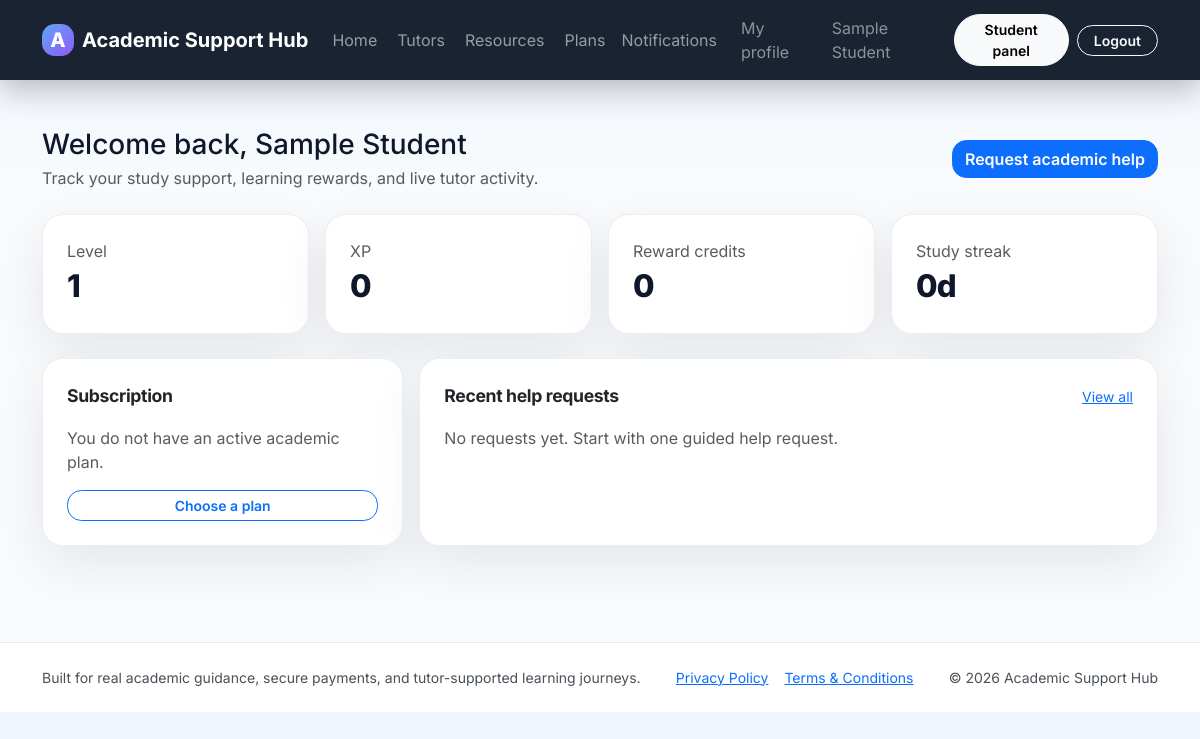
The app's page /student/dashboard.php (signed in), older data.
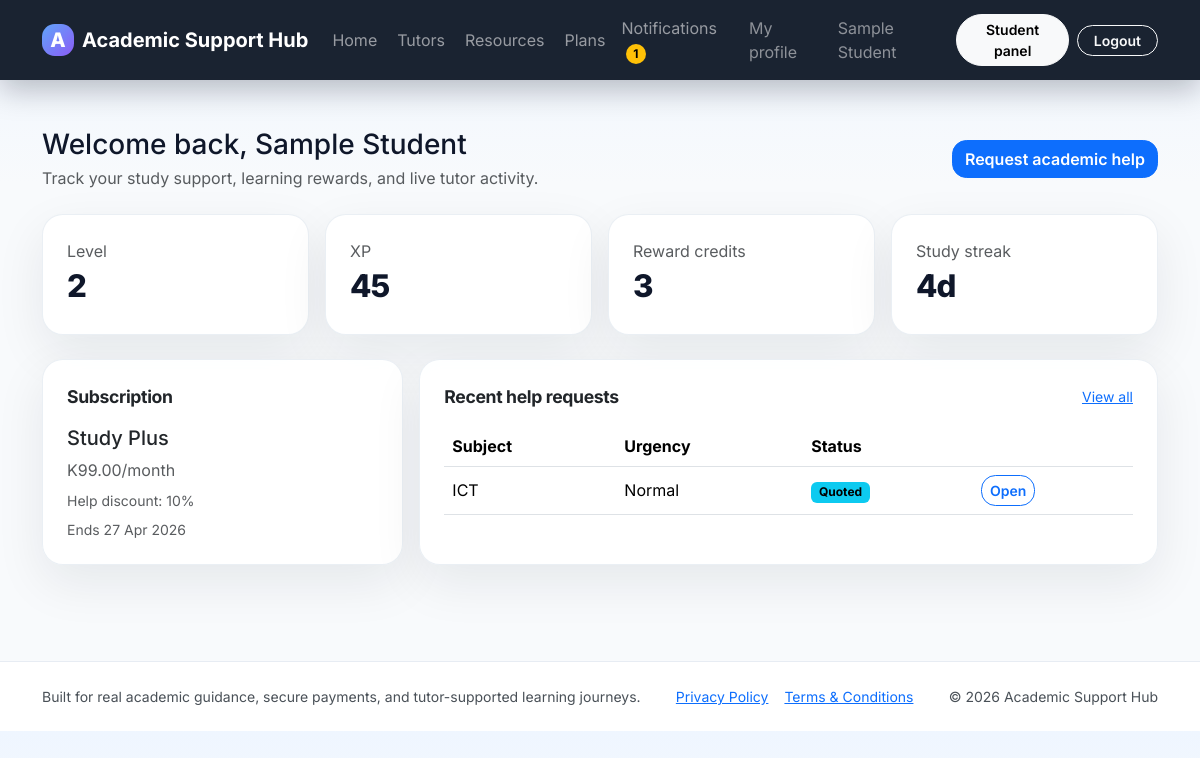
The same page, newer data.
### tables this page shows
CREATE TABLE settings (
    id INT UNSIGNED AUTO_INCREMENT PRIMARY KEY,
    setting_key VARCHAR(100) NOT NULL UNIQUE,
    setting_value TEXT NOT NULL
);

CREATE TABLE user_rewards (
    id INT UNSIGNED AUTO_INCREMENT PRIMARY KEY,
    user_id INT UNSIGNED NOT NULL UNIQUE,
    current_xp INT UNSIGNED NOT NULL DEFAULT 0,
    current_level INT UNSIGNED NOT NULL DEFAULT 1,
    reward_credits INT UNSIGNED NOT NULL DEFAULT 0,
    streak_days INT UNSIGNED NOT NULL DEFAULT 0,
    last_activity_date DATE NULL,
    CONSTRAINT fk_user_rewards_user FOREIGN KEY (user_id) REFERENCES users(id) ON DELETE CASCADE
);

CREATE TABLE user_subscriptions (
    id INT UNSIGNED AUTO_INCREMENT PRIMARY KEY,
    user_id INT UNSIGNED NOT NULL,
    plan_id INT UNSIGNED NOT NULL,
    payment_transaction_id INT UNSIGNED NULL,
    starts_at DATETIME NOT NULL,
    ends_at DATETIME NOT NULL,
    status ENUM('active','expired','cancelled') NOT NULL DEFAULT 'active',
    created_at TIMESTAMP NOT NULL DEFAULT CURRENT_TIMESTAMP,
    CONSTRAINT fk_user_subscriptions_user FOREIGN KEY (user_id) REFERENCES users(id) ON DELETE CASCADE,
    CONSTRAINT fk_user_subscriptions_plan FOREIGN KEY (plan_id) REFERENCES subscription_plans(id) ON DELETE CASCADE
);

CREATE TABLE subscription_plans (
    id INT UNSIGNED AUTO_INCREMENT PRIMARY KEY,
    name VARCHAR(100) NOT NULL,
    monthly_price DECIMAL(10,2) NOT NULL,
    help_discount_percent DECIMAL(5,2) NOT NULL DEFAULT 0,
    monthly_help_credits INT UNSIGNED NOT NULL DEFAULT 0,
    feature_summary VARCHAR(255) NOT NULL,
    description TEXT NOT NULL
);

CREATE TABLE help_requests (
    id INT UNSIGNED AUTO_INCREMENT PRIMARY KEY,
    student_id INT UNSIGNED NOT NULL,
    selected_tutor_id INT UNSIGNED NULL,
    accepted_offer_id INT UNSIGNED NULL,
    subject VARCHAR(100) NOT NULL,
    title VARCHAR(190) NOT NULL,
    details TEXT NOT NULL,
    urgency ENUM('normal','urgent') NOT NULL DEFAULT 'normal',
    suggested_budget DECIMAL(10,2) NOT NULL DEFAULT 0,
    reward_credits_to_use INT UNSIGNED NOT NULL DEFAULT 0,
    attachment_path VARCHAR(255) NULL,
    status ENUM('open','quoted','accepted','awaiting_payment','payment_pending','in_progress','completed','cancelled') NOT NULL DEFAULT 'open',
    created_at TIMESTAMP NOT NULL DEFAULT CURRENT_TIMESTAMP,
    CONSTRAINT fk_help_requests_student FOREIGN KEY (student_id) REFERENCES users(id) ON DELETE CASCADE,
    CONSTRAINT fk_help_requests_tutor FOREIGN KEY (selected_tutor_id) REFERENCES users(id) ON DELETE SET NULL
);

### includes/bootstrap.php (called while the page is built, shortened)
<?php
require_once __DIR__ . '/../config/config.php';
require_once __DIR__ . '/functions.php';
refresh_current_user();

### student/dashboard.php (the view, shortened to what the changed rows need)
<?php
require_once __DIR__ . '/../includes/bootstrap.php';
$user = current_user();
$reward = reward_summary((int) $user['id']);
$subscription = current_subscription((int) $user['id']);
$activeRequests = $pdo->prepare("SELECT * FROM help_requests WHERE student_id = :student_id ORDER BY id DESC LIMIT 5");
$activeRequests->execute(['student_id' => $user['id']]);
$requests = $activeRequests->fetchAll();
include __DIR__ . '/../includes/header.php';
?>
<div class="d-flex justify-content-between align-items-center mb-4">
    <div>
        <h1 class="h3 mb-1">Welcome back, <?= e($user['name']) ?></h1>
    </div>
</div>
<div class="row g-3 mb-4">
    <div class="col-md-3"><div class="metric-card bg-white p-4"><div class="text-muted">Level</div><div class="metric-value"><?= (int) $reward['current_level'] ?></div></div></div>
    <div class="col-md-3"><div class="metric-card bg-white p-4"><div class="text-muted">XP</div><div class="metric-value"><?= (int) $reward['current_xp'] ?></div></div></div>
    <div class="col-md-3"><div class="metric-card bg-white p-4"><div class="text-muted">Reward credits</div><div class="metric-value"><?= (int) $reward['reward_credits'] ?></div></div></div>
    <div class="col-md-3"><div class="metric-card bg-white p-4"><div class="text-muted">Study streak</div><div class="metric-value"><?= (int) $reward['streak_days'] ?>d</div></div></div>
</div>
<div class="row g-3">
    <div class="col-lg-4">
        <div class="card card-soft p-4 h-100">
            <div class="section-title mb-3">Subscription</div>
            <?php if ($subscription): ?>
                <div class="h5"><?= e($subscription['plan_name']) ?></div>
                <div class="text-muted mb-2"><?= money($subscription['monthly_price']) ?>/month</div>
                <div class="small text-muted mb-2">Help discount: <?= (int) $subscription['help_discount_percent'] ?>%</div>
                <div class="small text-muted">Ends <?= e(date('d M Y', strtotime($subscription['ends_at']))) ?></div>
            <?php else: ?>
                <p class="text-muted">You do not have an active academic plan.</p>
                <a class="btn btn-outline-primary btn-sm" href="<?= app_url('pricing.php') ?>">Choose a plan</a>
            <?php endif; ?>
        </div>
    </div>
    <div class="col-lg-8">
        <div class="card card-soft p-4 h-100">
            <div class="d-flex justify-content-between align-items-center mb-3">
                <div class="section-title">Recent help requests</div>
                <a class="small" href="<?= app_url('student/my_requests.php') ?>">View all</a>
            </div>
            <?php if ($requests): ?>
                <div class="table-responsive">
                    <table class="table align-middle">
                        <thead><tr><th>Subject</th><th>Urgency</th><th>Status</th><th></th></tr></thead>
                        <tbody>
                        <?php foreach ($requests as $request): ?>
                            <tr>
                                <td><?= e($request['subject']) ?></td>
                                <td><?= e(ucfirst($request['urgency'])) ?></td>
                                <td><?= status_badge($request['status']) ?></td>
                                <td><a class="btn btn-sm btn-outline-primary" href="<?= app_url('student/request_view.php?id=' . (int) $request['id']) ?>">Open</a></td>
                            </tr>
                        <?php endforeach; ?>
                        </tbody>
                    </table>
                </div>
            <?php else: ?>
                <p class="text-muted mb-0">No requests yet. Start with one guided help request.</p>
            <?php endif; ?>
        </div>
    </div>
</div>
<?php include __DIR__ . '/../includes/footer.php'; ?>

### includes/header.php (shortened to what the changed rows need)
<?php
$user = current_user();
$unreadCount = $user ? unread_notification_count((int) $user['id']) : 0;
$platformName = get_setting('platform_name', APP_NAME);
?>
<!doctype html>
<html lang="en">
<head>
    <link href="https://cdn.jsdelivr.net/npm/bootstrap@5.3.7/dist/css/bootstrap.min.css" rel="stylesheet">
    <link href="<?= app_url('assets/css/style.css') ?>" rel="stylesheet">
</head>
<body>
<nav class="navbar navbar-expand-lg navbar-dark glass-nav sticky-top">
    <div class="container">
        <a class="navbar-brand fw-bold d-flex align-items-center gap-2" href="<?= app_url() ?>">
            <span class="brand-mark">A</span>
            <span><?= e($platformName) ?></span>
        </a>
        <div class="collapse navbar-collapse" id="appNav">
            <ul class="navbar-nav align-items-lg-center gap-lg-2">
                <?php if ($user): ?>
                    <li class="nav-item dropdown">
                        <a class="nav-link position-relative" href="#" data-bs-toggle="dropdown">Notifications<?php if ($unreadCount > 0): ?><span class="badge rounded-pill text-bg-warning ms-1"><?= (int) $unreadCount ?></span><?php endif; ?></a>
                    </li>
                <?php else: ?>
                    <li class="nav-item"><a class="btn btn-outline-light btn-sm rounded-pill px-3" href="<?= app_url('login.php') ?>">Login</a></li>
                    <li class="nav-item"><a class="btn btn-warning btn-sm rounded-pill px-3" href="<?= app_url('register.php') ?>">Create account</a></li>
                <?php endif; ?>
            </ul>
        </div>
    </div>
</nav>
<main class="py-4 py-lg-5">
    <div class="container">

### includes/footer.php (shortened to what the changed rows need)
    </div>
</main>
<footer class="footer-shell mt-5">
    <div class="container d-flex flex-column flex-md-row justify-content-between gap-3 small text-light-emphasis">
        <div>Built for real academic guidance, secure payments, and tutor-supported learning journeys.</div>
        <div class="d-flex flex-wrap gap-3"><a href="<?= app_url('privacy_policy.php') ?>">Privacy Policy</a><a href="<?= app_url('terms.php') ?>">Terms &amp; Conditions</a></div>
        <div>&copy; <?= date('Y') ?> <?= e(get_setting('platform_name', APP_NAME)) ?></div>
    </div>
</footer>
</body>
</html>

### includes/functions.php (shortened to what the changed rows need)
<?php
function app_url(string $path = ''): string
{
    $path = ltrim($path, '/');
    return BASE_URL . ($path !== '' ? '/' . $path : '');
}
function e(mixed $value): string
{
    return htmlspecialchars((string) $value, ENT_QUOTES, 'UTF-8');
}
function current_user(): ?array
{
    return $_SESSION['user'] ?? null;
}
function refresh_current_user(): void
{
    global $pdo;
    $stmt = $pdo->prepare('SELECT * FROM users WHERE id = :id LIMIT 1');
    $stmt->execute(['id' => (int) $_SESSION['user']['id']]);
}
function get_setting(string $key, string $default = ''): string
{
    global $pdo;
    $stmt = $pdo->prepare('SELECT setting_value FROM settings WHERE setting_key = :setting_key LIMIT 1');
    $stmt->execute(['setting_key' => $key]);
    $row = $stmt->fetch();
    return (string) ($row['setting_value'] ?? $default);
}
function money(float|string|int $amount): string { return 'K' . number_format((float) $amount, 2); }
function status_badge(string $status): string
{
    $map = [
        'open' => 'warning', 'quoted' => 'info', 'accepted' => 'primary', 'awaiting_payment' => 'warning',
        'payment_pending' => 'warning', 'paid' => 'success', 'in_progress' => 'primary', 'completed' => 'success',
        'cancelled' => 'secondary', 'held' => 'warning', 'released' => 'success', 'pending' => 'warning',
        'requested' => 'warning', 'approved' => 'success', 'rejected' => 'danger', 'active' => 'success',
        'expired' => 'secondary', 'verified' => 'success', 'failed' => 'danger', 'submitted' => 'info'
    ];
    $class = $map[$status] ?? 'secondary';
    return '<span class="badge text-bg-' . $class . '">' . e(ucwords(str_replace('_', ' ', $status))) . '</span>';
}
function scalar_value(string $sql, array $params = []): mixed
{
    global $pdo; $stmt = $pdo->prepare($sql); $stmt->execute($params); return $stmt->fetchColumn();
}
function count_value(string $sql, array $params = []): int { return (int) scalar_value($sql, $params); }
function current_subscription(int $userId): ?array
{
    global $pdo;
    $stmt = $pdo->prepare("SELECT us.*, sp.name AS plan_name, sp.monthly_price, sp.help_discount_percent, sp.monthly_help_credits FROM user_subscriptions us INNER JOIN subscription_plans sp ON sp.id = us.plan_id WHERE us.user_id = :user_id AND us.status = 'active' AND us.ends_at >= NOW() ORDER BY us.ends_at DESC LIMIT 1");
    $stmt->execute(['user_id' => $userId]);
    return $stmt->fetch() ?: null;
}
function reward_summary(int $userId): array
{
    global $pdo; $stmt = $pdo->prepare('SELECT * FROM user_rewards WHERE user_id = :user_id LIMIT 1'); $stmt->execute(['user_id'=>$userId]);
    return $stmt->fetch() ?: ['user_id'=>$userId,'current_xp'=>0,'current_level'=>1,'reward_credits'=>0,'streak_days'=>0,'last_activity_date'=>null];
}
function unread_notification_count(int $userId): int { return count_value('SELECT COUNT(*) FROM notifications WHERE user_id = :user_id AND is_read = 0',['user_id'=>$userId]); }

Row changes from the older to the newer data that the page shows:
now on this page (row edited): settings: setting_value "Academic Support Hub"
added user_rewards: current_level "2", current_xp "45", reward_credits "3", streak_days "4"
added user_subscriptions: plan.name "Study Plus", plan.monthly_price "K99.00", plan.help_discount_percent "10", ends_at "27 Apr 2026"
added help_requests: subject "ICT", urgency "Normal", status "Quoted"
Text that changed along with them:
$unreadCount: (not shown) → "1"
$platformName: "Academic Support Hub" → (not shown)
$reward['current_level']: "1" → (not shown)
$reward['current_xp']: "0" → (not shown)
$reward['reward_credits']: "0" → (not shown)
$reward['streak_days']: "0" → (not shown)
get_setting('platform_name', APP_NAME): "Academic Support Hub" → (not shown)
text no longer shown: "You do not have an active academic plan. Choose a plan No requests yet. Start with one guided help request."
text now shown: "/month Help discount: % Ends Subject Urgency Status"
